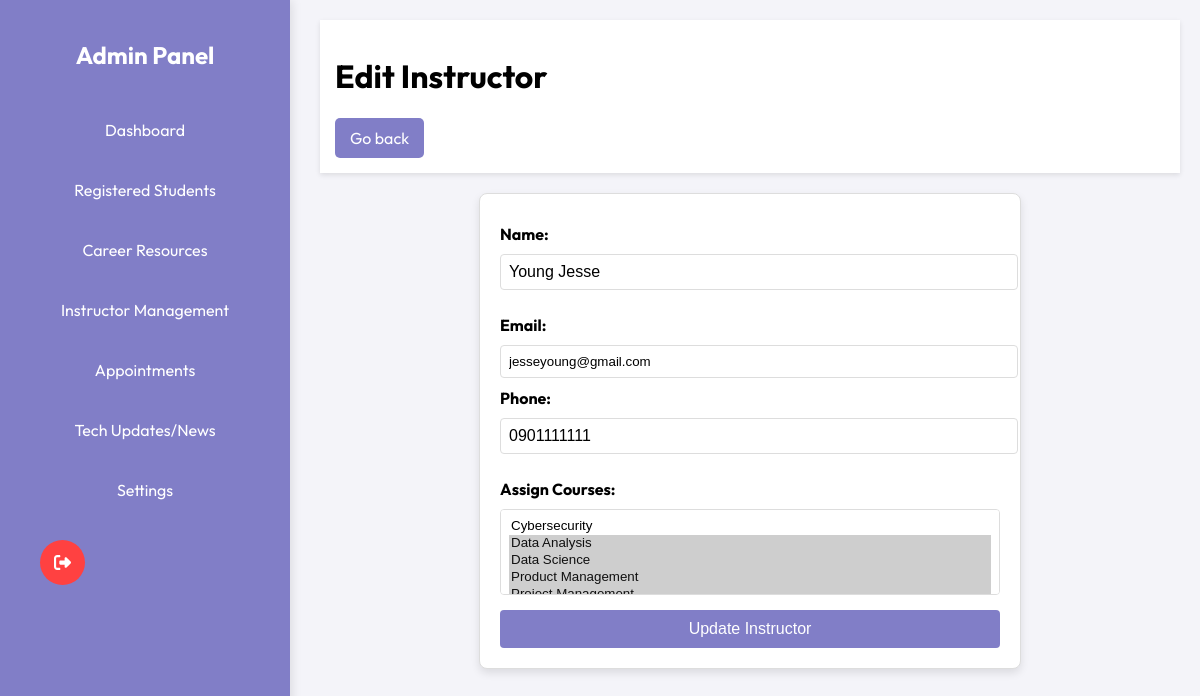
The page /Dashboard/AdminPages/edit_instructor.php?instructor_id=3 (signed in) on the database its author committed.
### tables this page shows
CREATE TABLE `instructors` (
  `id` int(11) NOT NULL,
  `name` varchar(255) NOT NULL,
  `phone` varchar(20) NOT NULL,
  `email` varchar(255) NOT NULL,
  `password` varchar(255) NOT NULL
);

### Dashboard/AdminPages/edit_instructor.php (the view, shortened to what this page needs)
<?php
require_once '../../LoginPage/conn.php';
$instructor_id = intval($_GET['instructor_id']);
$sql = "SELECT * FROM instructors WHERE id = ?";
$stmt = $conn->prepare($sql);
$stmt->bind_param("i", $instructor_id);
$stmt->execute();
$result = $stmt->get_result();
$instructor = $result->fetch_assoc();
$courses_sql = "SELECT * FROM courses";
$courses_result = $conn->query($courses_sql);
$assigned_courses_sql = "SELECT course_id FROM instructor_courses WHERE instructor_id = ?";
$stmt = $conn->prepare($assigned_courses_sql);
$stmt->bind_param("i", $instructor_id);
$stmt->execute();
$assigned_result = $stmt->get_result();
$assigned_courses = [];
while ($row = $assigned_result->fetch_assoc()) {
    $assigned_courses[] = $row['course_id'];
}
?>
<!DOCTYPE html>
<html lang="en">
<head>
    <link rel="stylesheet" href="../../css/adminstyle.css">
</head>
<body>
    <?php include 'sidebar.php'; ?>
    <div class="main-content">
        <header>
        <h1>Edit Instructor</h1>
        <a href="instructors.php" class="add-course-btn">Go back</a>
        </header>
        <form action="update_instructor.php" method="post" class="edit-form">
            <label for="name">Name:</label>
            <input type="text" id="name" name="name" value="<?php echo htmlspecialchars($instructor['name']); ?>" required>
            <label for="email">Email:</label>
            <input type="email" id="email" name="email" value="<?php echo htmlspecialchars($instructor['email']); ?>" required>
            <label for="phone">Phone:</label>
            <input type="text" id="phone" name="phone" value="<?php echo htmlspecialchars($instructor['phone']); ?>" required>
            <label for="courses">Assign Courses:</label>
            <select name="courses[]" id="courses" multiple>
                <?php while ($course = $courses_result->fetch_assoc()): ?>
                    <option value="<?php echo $course['id']; ?>"
                        <?php echo in_array($course['id'], $assigned_courses) ? 'selected' : ''; ?>>
                        <?php echo htmlspecialchars($course['course_name']); ?>
                    </option>
                <?php endwhile; ?>
            </select>
            <button type="submit">Update Instructor</button>
        </form>
    </div>
</body>
</html>

### css/adminstyle.css (style rules this page uses)
body { font-family: "Outfit", serif; margin: 0; display: flex; background: #f4f4f9; }
header { background: white; padding: 15px; box-shadow: 0px 2px 5px rgba(0, 0, 0, 0.1); margin-bottom: 20px; }
.add-course-btn { display: inline-block; padding: 10px 15px; background-color: #817ec7; color: white; text-decoration: none; border-radius: 5px; }
form { width: 100%; max-width: 400px; margin: 20px auto; padding: 20px; background: #fff; border-radius: 8px; box-shadow: 0 0 10px rgba(0, 0, 0, 0.1); }
label { display: block; font-weight: bold; margin-bottom: 5px; }
input[type="text"], input[type="file"] { width: 100%; padding: 10px; margin-bottom: 15px; border: 1px solid #ddd; border-radius: 5px; font-size: 16px; }
button { width: 100%; padding: 10px; background-color: #817ec7; color: white; border: none; border-radius: 5px; font-size: 16px; cursor: pointer; }

### Dashboard/AdminPages/edit_instructor.php (style rules this page uses)
.edit-form { max-width: 500px; margin: auto; padding: 20px; background: #fff; border-radius: 8px; box-shadow: 0px 4px 8px rgba(0, 0, 0, 0.1); border: 1px solid #ddd; }
.edit-form label { display: block; margin-top: 10px; }
.edit-form input, .edit-form select { width: 100%; padding: 8px; margin-top: 5px; border: 1px solid #ddd; border-radius: 4px; }
.edit-form button { background-color: #817ec7; color: white; padding: 10px; border: none; margin-top: 15px; cursor: pointer; width: 100%; border-radius: 4px; }

### Dashboard/AdminPages/sidebar.php (style rules this page uses)
.main-content { width: 100%; margin-left: 300px; padding: 20px; }

### rows shown on the page
instructors: name "Young Jesse", email "jesseyoung@gmail.com", phone "0901111111"

### other values the page prints
form field value "Cybersecurity / Data Analysis ☑ / Data Science ☑ / Product Management ☑"
